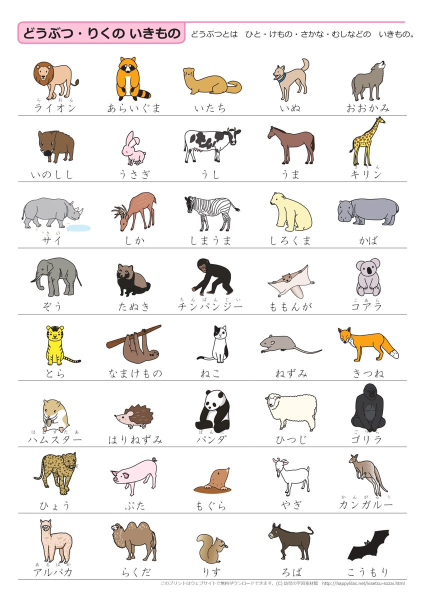
#> input picture Ek_Oky5U8AAmoCC.jpeg, 849 x 1200 px, found by its file name (shown at 1/2 size)
$ jupyter execute opencv_drawing_and_resizing.ipynb
#> lines starting #> are read from the running program, lines starting #| are printed output that depends on the picture
[cell 1]
import cv2

# using this method instead of "cv2.imshow" -> cv2.imshow(img) -> because it crashes google colab
from google.colab.patches import cv2_imshow

[cell 2]
path = "/content/Ek_Oky5U8AAmoCC.jpeg"
img = cv2.imread(path)
#> img is the input picture: shape (1200, 849, 3); mean B, G, R 233.8, 235.8, 238.8

[cell 3]
# scale image

scale_percent = 30
width = int(img.shape[1] * scale_percent / 100)
#> width = 254
height = int(img.shape[0] * scale_percent / 100)
#> height = 360
dim = (width, height)
#> dim = (254, 360)

resized_img = cv2.resize(img, dim, interpolation=cv2.INTER_AREA)
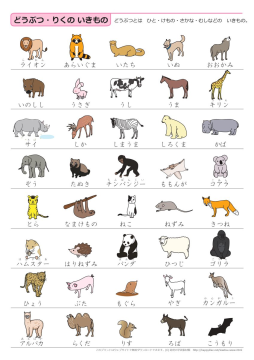
#> resized_img: shape (360, 254, 3); mean B, G, R 233.8, 235.8, 238.8

[cell 4]
# cv2.imshow(resized_img)
cv2_imshow(resized_img)

[cell 5]
# drawing rectangle

start_point = (15, 30)
end_point = (50, 65)

# Blue, Green, Red
color = (255, 0, 0)
thickness = 2

temp_img = cv2.rectangle(resized_img, start_point, end_point, color, thickness)
cv2_imshow(temp_img)
